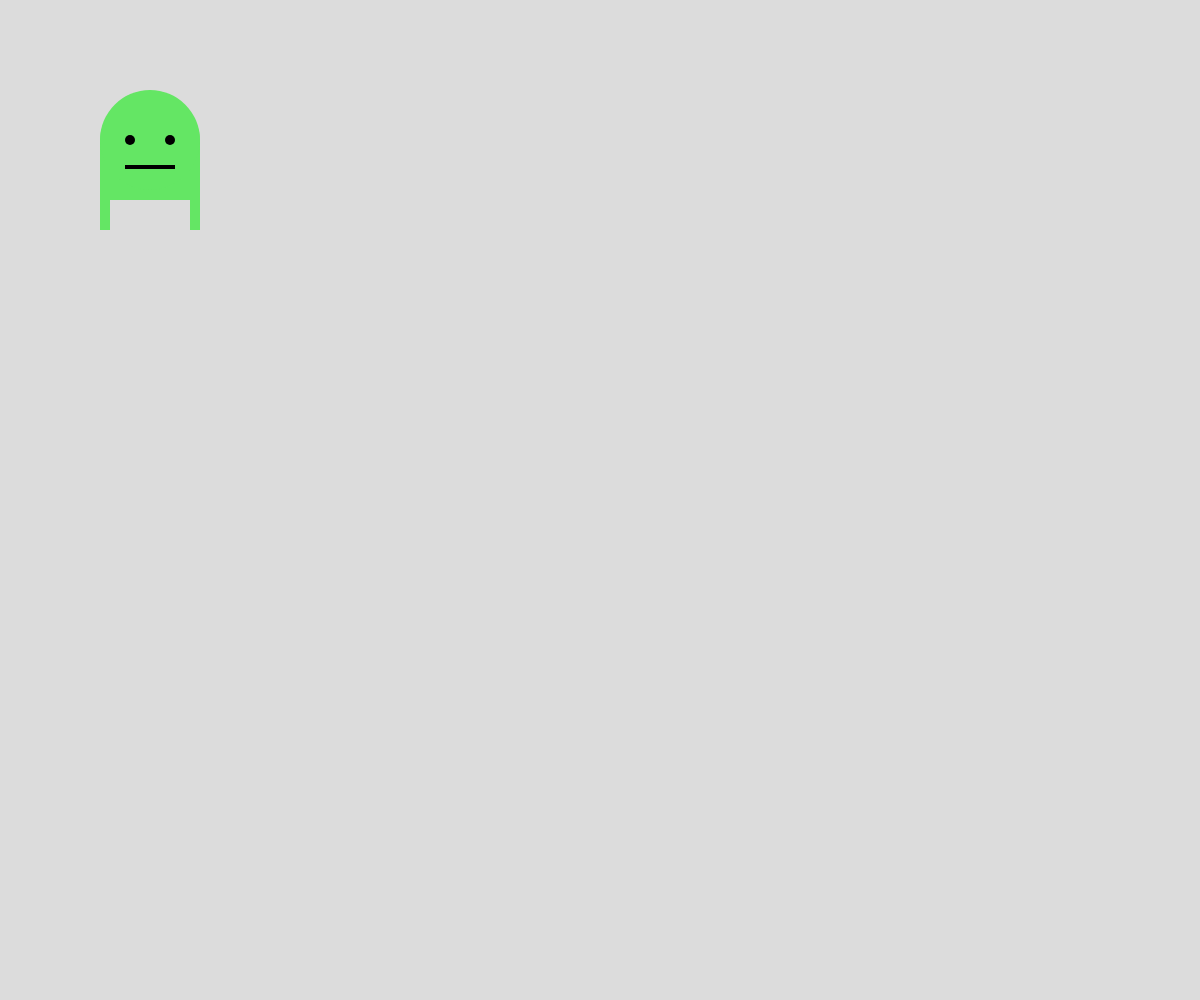
Frame 1 (no input)
Frame 60 (no input): identical to frame 1, image omitted
Frame 120 (the mouse pressed at the canvas centre since frame 60): identical to frame 1, image omitted

The p5.js sketch that drew this single still picture (run headless with seeded random() and noise() and a simulated clock; from frame 60 on, the mouse is pressed at the canvas centre):

// p5.js sketch
// ── sketch.js
// alien
// sai
// sept 13 2024
//



function setup() {
  createCanvas(windowWidth, windowHeight);
}

function draw() {
  noStroke();
  fill(100,230,100);
  background(220);
  rect(100, 100, 100, 100, 40, 40, 0, 0);
  circle(150, 140, 100);
  rect(100,200,10,30);
  rect(190,200,10,30);
  fill(0,0,0);
  circle(130,140,10);
  circle(170,140,10);
  rect(125,165,50,4);
}
